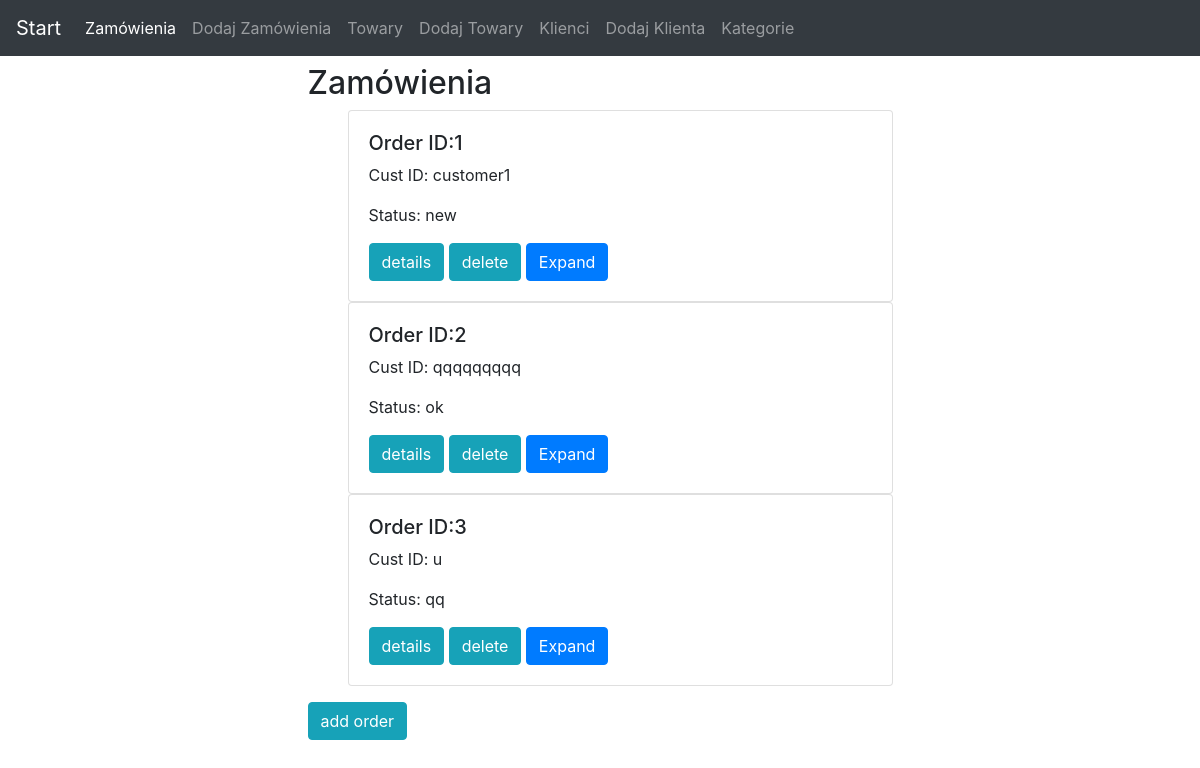
The app's page /orders/, older data.
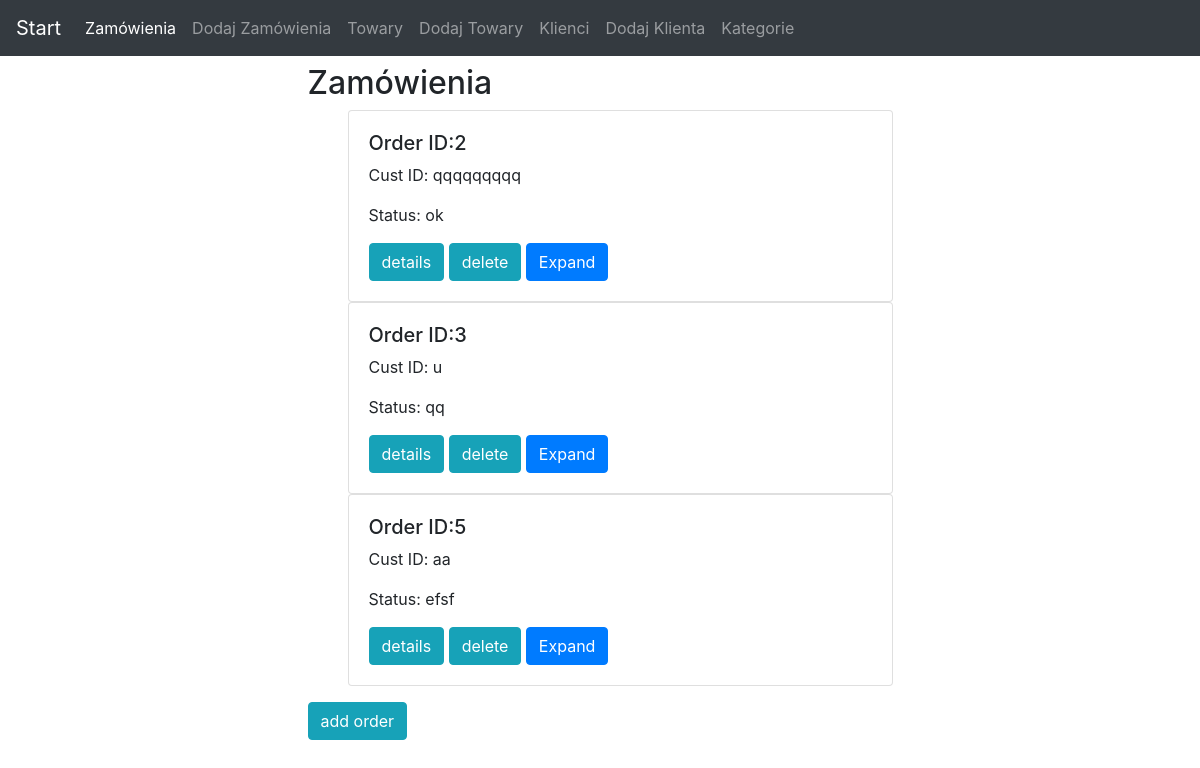
The same page, newer data.
### orders_app/models.py (models this page shows)
class Order(models.Model):
    class Meta:
        verbose_name = 'Zamówienie'
        verbose_name_plural = 'Zamowienia'
    customer_id = models.ForeignKey(Customer, on_delete=models.CASCADE)
    status = models.CharField(max_length=50, blank=False)
    def __str__(self):
        return str(self.id)

class Customer(models.Model):
    class Meta:
        verbose_name = 'Klient'
        verbose_name_plural = 'Klienci'
    name = models.CharField(max_length=50, blank=False, verbose_name="Name")
    def __str__(self):
        return self.name

### orders_app/views.py (the view)
# urls.py: path('orders/', views.order_list, name='orders'),
def order_list(request):
    context = {}
    if request.method == 'GET':
        queryset = Order.objects.all()
        context['object_list'] = queryset
    return render(request, 'orders_app/order_list.html', context)

### orders_app/models.py (called while the page is built)
    def __str__(self):
        return self.name

### orders_app/templates/orders_app/order_list.html (shortened to what this page needs)
{% extends "base.html" %}
{% block content %}
    <h2>Zamówienia</h2>
    <ul>
        {% for order in object_list %}
        <div class="card">
            <div class="card-body">
                <h5>Order ID:{{ order.id }}</h5>
                <p>Cust ID: {{order.customer_id}}</p>
                <p>Status: {{order.status}}</p>
                <a href="{% url 'orders_app:order' order.id %}" class="btn btn-info" role="button">details</a>
                <a href="{% url 'orders_app:delete_order' order.id %}" class="btn btn-info" role="button">delete</a>
                <a class="btn btn-primary" id="{{order.id}}" data-toggle="collapse" href="#collapse{{order.id}}" role="button" aria-expanded="false" aria-multiselectable="true" aria-controls="collapseExample">Expand</a>
            </div>
        </div>
        {% endfor %}
    </ul>
    <a href="{% url 'orders_app:add_orders' %}" class="btn btn-info" role="button">add order</a>
{% endblock %}

Row changes from the older to the newer data that the page shows:
removed Order: id "1", customer_id "customer1", status "new"
added Order: id "5", customer_id "aa", status "efsf"
